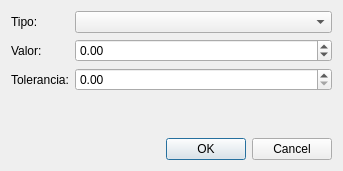
<?xml version="1.0" encoding="UTF-8"?>
<ui version="4.0">
 <class>weatherDialog</class>
 <widget class="QDialog" name="weatherDialog">
  <property name="geometry">
   <rect>
    <x>0</x>
    <y>0</y>
    <width>343</width>
    <height>171</height>
   </rect>
  </property>
  <property name="windowTitle">
   <string>Dialog</string>
  </property>
  <layout class="QVBoxLayout" name="verticalLayout">
   <item>
    <layout class="QFormLayout" name="formLayout">
     <item row="0" column="0">
      <widget class="QLabel" name="tipoLabel">
       <property name="text">
        <string>Tipo: </string>
       </property>
      </widget>
     </item>
     <item row="0" column="1">
      <widget class="QComboBox" name="tipoComboBox"/>
     </item>
     <item row="1" column="0">
      <widget class="QLabel" name="valorLabel">
       <property name="text">
        <string>Valor:</string>
       </property>
      </widget>
     </item>
     <item row="1" column="1">
      <widget class="QDoubleSpinBox" name="valorDoubleSpinBox">
       <property name="minimum">
        <double>-99.000000000000000</double>
       </property>
       <property name="maximum">
        <double>9999.989999999999782</double>
       </property>
      </widget>
     </item>
     <item row="2" column="0">
      <widget class="QLabel" name="toleranciaLabel">
       <property name="text">
        <string>Tolerancia:</string>
       </property>
      </widget>
     </item>
     <item row="2" column="1">
      <widget class="QDoubleSpinBox" name="toleranciaDoubleSpinBox">
       <property name="maximum">
        <double>9999.989999999999782</double>
       </property>
      </widget>
     </item>
    </layout>
   </item>
   <item>
    <widget class="QDialogButtonBox" name="buttonBox">
     <property name="orientation">
      <enum>Qt::Horizontal</enum>
     </property>
     <property name="standardButtons">
      <set>QDialogButtonBox::Cancel|QDialogButtonBox::Ok</set>
     </property>
    </widget>
   </item>
  </layout>
 </widget>
 <resources/>
 <connections>
  <connection>
   <sender>buttonBox</sender>
   <signal>accepted()</signal>
   <receiver>weatherDialog</receiver>
   <slot>accept()</slot>
   <hints>
    <hint type="sourcelabel">
     <x>248</x>
     <y>254</y>
    </hint>
    <hint type="destinationlabel">
     <x>157</x>
     <y>274</y>
    </hint>
   </hints>
  </connection>
  <connection>
   <sender>buttonBox</sender>
   <signal>rejected()</signal>
   <receiver>weatherDialog</receiver>
   <slot>reject()</slot>
   <hints>
    <hint type="sourcelabel">
     <x>316</x>
     <y>260</y>
    </hint>
    <hint type="destinationlabel">
     <x>286</x>
     <y>274</y>
    </hint>
   </hints>
  </connection>
 </connections>
</ui>
